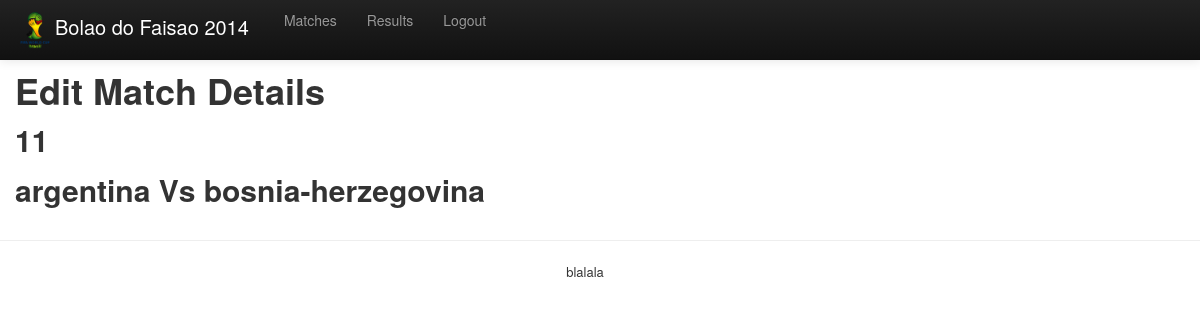
Page /bolao/match/edit/11/ (signed in) on the committed database.
### worldcup2014/models.py (models this page shows, shortened)
class Match(models.Model):
    teamA = models.ForeignKey(Team, related_name='teamA', blank=False)
    teamB = models.ForeignKey(Team, related_name='teamB', blank=False)
    matchtime = models.DateTimeField('Date')
    winner = models.CharField(max_length=200, blank=True)
    score = models.CharField(max_length=200, blank=True)

class Team(models.Model):
    name = models.CharField(max_length=200, unique=True)
    def __unicode__(self):
        return self.name

### worldcup2014/views.py (the view)
# urls.py: url(r'^match/edit/(?P<match_id>\d+)/$', views.match_edit, name='match_edit'),
@login_required
def match_edit(request, match_id):
    match = Match.objects.get(pk=match_id)
    return render(request, 'match_edit.html', {'match': match})

### worldcup2014/templates/match_edit.html (shortened to what this page needs)
{% extends 'base.html' %}
{% block content %}
<h1>Edit Match Details</h1>
{% if match %}
	<h2>{{ match.id }}</h2>
	<h2>{{ match.teamA }} Vs {{ match.teamB }}</h2>
{% else %}
    <p>No match details available.</p>
{% endif %}
{% endblock %}

### worldcup2014/static/css/base.css (style rules this page uses)
body { margin: 0; padding-top: 60px; font-size: 12px; font-family: "Lucida Grande","DejaVu Sans","Bitstream Vera Sans",Verdana,Arial,sans-serif; color: #333; background: #fff; }

### rows in the picture
Match: id "11", teamA "argentina", teamB "bosnia-herzegovina"
